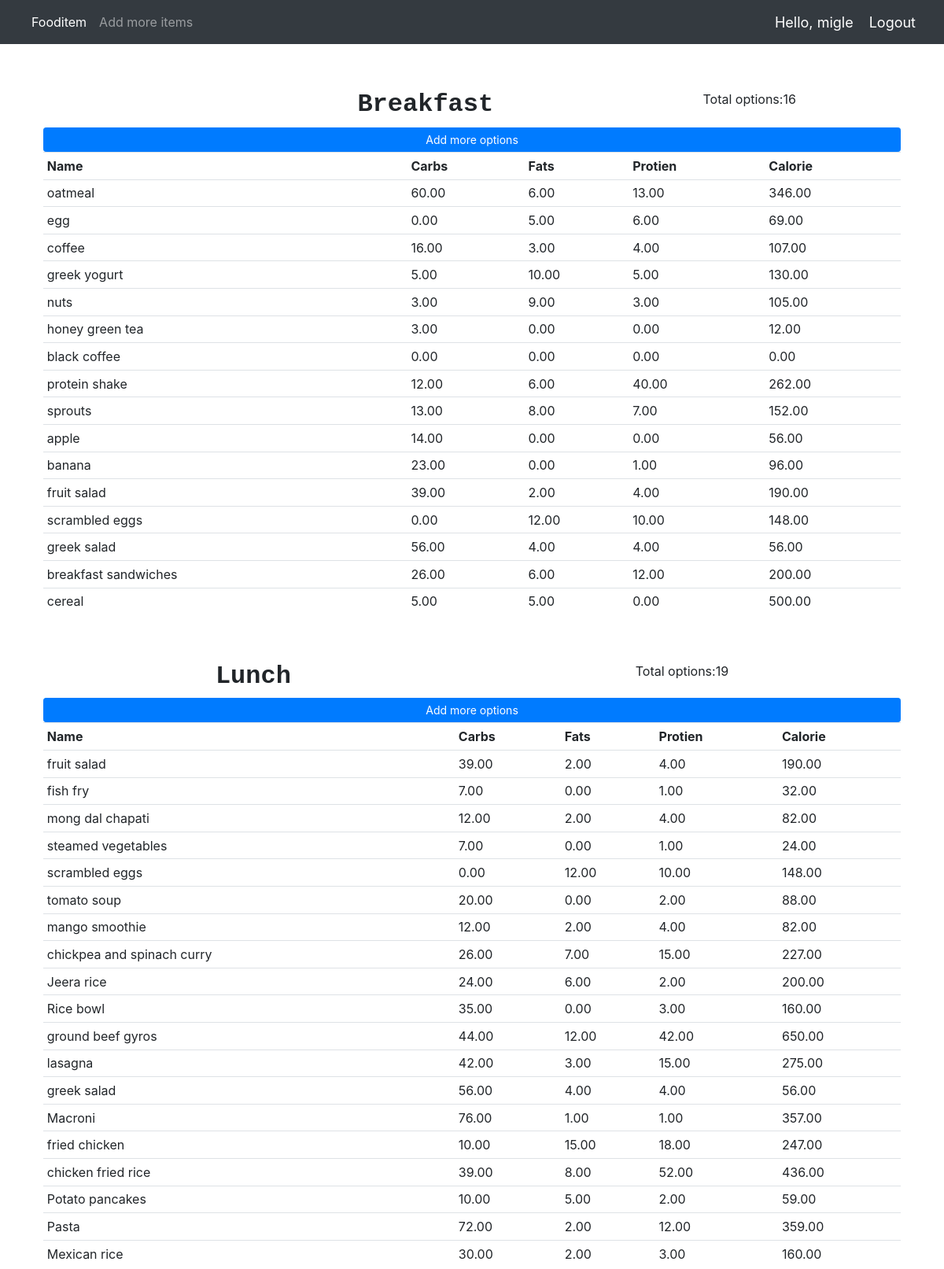
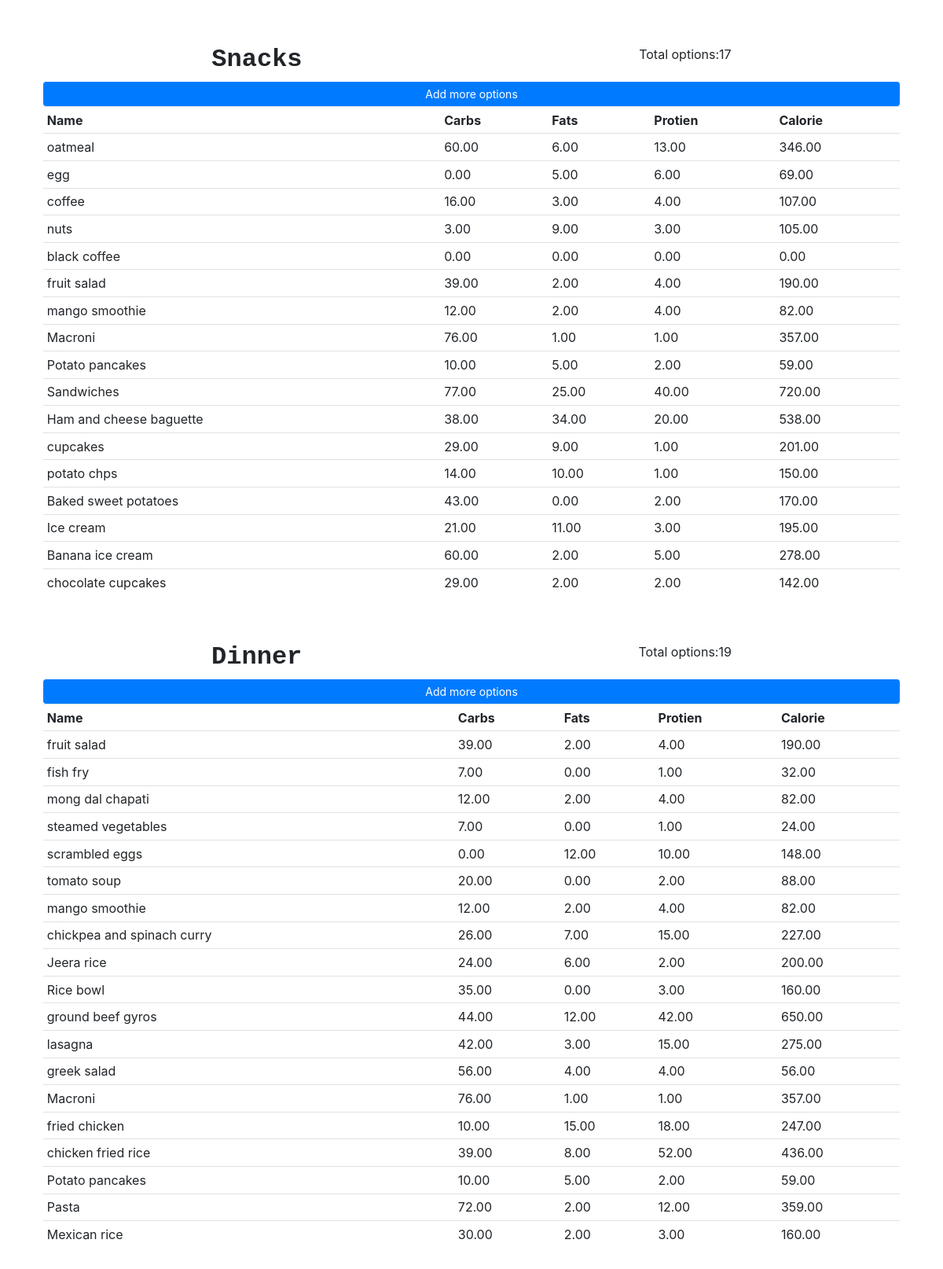
The page /product/ (signed in) on the database its author committed (2 pictures, top to bottom).
### Fityfeed/models.py (models this page shows, shortened)
class Fooditem(models.Model):
    name = models.CharField(max_length=200)
    category = models.ManyToManyField(Category)
    carbohydrate = models.DecimalField(max_digits=5,decimal_places=2,default=0)
    fats = models.DecimalField(max_digits=5,decimal_places=2,default=0)
    protein = models.DecimalField(max_digits=5,decimal_places=2,default=0)
    calorie=models.DecimalField(max_digits=5,decimal_places=2,default=0,blank=True)
    quantity = models.IntegerField(default=1,null=True,blank=True)

### Fityfeed/decorators.py (the view)
        def wrapper_func(request, *args, **kwargs):
            group = None
            if request.user.groups.exists():
                group = request.user.groups.all()[0].name
            print(f"User Group: {group}, Allowed Roles: {allowed_roles}")
            if group in allowed_roles:
                return view_func(request, *args, **kwargs)
            else:
                print(f"User Group: {group}, Allowed Roles: {allowed_roles}")
                return HttpResponse("<h1>You are not allowed to access this page</h1>")

### Fityfeed/views.py (called while the page is built)
@login_required(login_url='login')
@allowed_users(allowed_roles=['admin'])
def fooditem(request):
    breakfast=Category.objects.filter(name='breakfast')[0].fooditem_set.all()
    bcnt=breakfast.count()
    lunch=Category.objects.filter(name='lunch')[0].fooditem_set.all()
    lcnt=lunch.count()
    dinner=Category.objects.filter(name='dinner')[0].fooditem_set.all()
    dcnt=dinner.count()
    snacks=Category.objects.filter(name='snacks')[0].fooditem_set.all()
    scnt=snacks.count()
    context={'breakfast':breakfast,
              'bcnt':bcnt,
              'lcnt':lcnt,
              'scnt':scnt,
              'dcnt':dcnt,
              'lunch':lunch,
              'dinner':dinner,
              'snacks':snacks,
            }
    return render(request,'fooditem.html',context)

### Fityfeed/templates/fooditem.html
{% extends 'main.html' %}
{% load static%}
{% block content %}
    <div class="flex-box-row">
        <br>
        <br>
        <h5 id="heading">Breakfast</h5>
        <h7>Total options:{{bcnt}}</h7>
            <a class="btn btn-primary  btn-sm btn-block" href="{% url 'createfooditem' %}">Add more options</a>
            <table class="table table-sm">
                <tr>
                    <th>Name</th>
                    <th>Carbs</th>
                    <th>Fats</th>
                    <th>Protien</th>
                    <th>Calorie</th>
                </tr>
               {% for items in breakfast %}
                <tr>
                    <td>{{items.name}} </td>
                    <td>{{items.carbohydrate}} </td>
                    <td>{{items.fats}} </td>
                    <td>{{items.protein}} </td>
                    <td>{{items.calorie}} </td>
                    </tr>
                {% endfor %}
            </table>
    </div>
    <br>
    <div class="flex-box-row">
        <h5 id="heading">Lunch</h5>
        <h7>Total options:{{lcnt}}</h7>
            <a class="btn btn-primary  btn-sm btn-block" href="{% url 'createfooditem' %}">Add more options</a>
            <table class="table table-sm">
                <tr>
                    <th>Name</th>
                    <th>Carbs</th>
                    <th>Fats</th>
                    <th>Protien</th>
                    <th>Calorie</th>
                </tr>
               {% for items in lunch %}
                <tr>
                    <td>{{items.name}} </td>
                    <td>{{items.carbohydrate}} </td>
                    <td>{{items.fats}} </td>
                    <td>{{items.protein}} </td>
                    <td>{{items.calorie}} </td>
                    </tr>
                {% endfor %}
            </table>
    </div>
    <br>
    <div class="flex-box-row">
        <h5 id="heading">Snacks</h5>
        <h7>Total options:{{scnt}}</h7>
            <a class="btn btn-primary  btn-sm btn-block" href="{% url 'createfooditem' %}">Add more options</a>
            <table class="table table-sm">
                <tr>
                    <th>Name</th>
                    <th>Carbs</th>
                    <th>Fats</th>
                    <th>Protien</th>
                    <th>Calorie</th>
                </tr>
               {% for items in snacks %}
                <tr>
                    <td>{{items.name}} </td>
                    <td>{{items.carbohydrate}} </td>
                    <td>{{items.fats}} </td>
                    <td>{{items.protein}} </td>
                    <td>{{items.calorie}} </td>
                    </tr>
                {% endfor %}
            </table>
    </div>
    <br>
    <div class="flex-box-row">
        <h5 id="heading">Dinner</h5>
        <h7>Total options:{{dcnt}}</h7>
            <a class="btn btn-primary  btn-sm btn-block" href="{% url 'createfooditem' %}">Add more options</a>
            <table class="table table-sm">
                <tr>
                    <th>Name</th>
                    <th>Carbs</th>
                    <th>Fats</th>
                    <th>Protien</th>
                    <th>Calorie</th>
                </tr>
               {% for items in dinner %}
                <tr>
                    <td>{{items.name}} </td>
                    <td>{{items.carbohydrate}} </td>
                    <td>{{items.fats}} </td>
                    <td>{{items.protein}} </td>
                    <td>{{items.calorie}} </td>
                    </tr>
                {% endfor %}
            </table>
    </div>
    <br>
</div>
{% endblock %}

### Fityfeed/templates/navbar.html (shortened to what this page needs)
{% load static%}
<nav class="navbar navbar-expand-lg navbar-dark bg-dark">
    <div class="collapse navbar-collapse" id="navbarSupportedContent">
    {% if request.user.is_staff %}
      <ul class="navbar-nav mr-auto">
        <li class="nav-item active">
          <a class="nav-link" href="{% url 'fooditem' %}">Fooditem<span class="sr-only">(current)</span></a>
        </li>
        <li class="nav-item">
          <a class="nav-link" href="{% url 'createfooditem' %}">Add more items</a>
        </li>
      </ul>
    {% endif %}
    </div>
    <span class="hello-msg">Hello, {{request.user}}</span>
    <span ><a  class="hello-msg" href="{% url 'logout' %}">Logout</a></span>
  </nav>

### static/css/main.css (style rules this page uses)
.flex-box-row { display:flex; padding : 10px; flex-wrap: wrap; justify-content: space-around; }
#heading { text-shadow: antiquewhite; font-family: 'Courier New', Courier, monospace; font-weight: 550; font-size: xx-large; text-align: left; }

### Fityfeed/templates/navbar.html (style rules this page uses)
.hello-msg { font-size: 18px; color: #fff; margin-right: 20px; }

### rows shown on the page
Fooditem: name "oatmeal", carbohydrate "60.00", fats "6.00", protein "13.00", calorie "346.00"
Fooditem: name "egg", carbohydrate "0.00", fats "5.00", protein "6.00", calorie "69.00"
Fooditem: name "coffee", carbohydrate "16.00", fats "3.00", protein "4.00", calorie "107.00"
Fooditem: name "greek yogurt", carbohydrate "5.00", fats "10.00", protein "5.00", calorie "130.00"
Fooditem: name "nuts", carbohydrate "3.00", fats "9.00", protein "3.00", calorie "105.00"
Fooditem: name "honey green tea", carbohydrate "3.00", fats "0.00", protein "0.00", calorie "12.00"
Fooditem: name "black coffee", carbohydrate "0.00", fats "0.00", protein "0.00", calorie "0.00"
Fooditem: name "protein shake", carbohydrate "12.00", fats "6.00", protein "40.00", calorie "262.00"
Fooditem: name "sprouts", carbohydrate "13.00", fats "8.00", protein "7.00", calorie "152.00"
Fooditem: name "apple", carbohydrate "14.00", fats "0.00", protein "0.00", calorie "56.00"
Fooditem: name "banana", carbohydrate "23.00", fats "0.00", protein "1.00", calorie "96.00"
Fooditem: name "fruit salad", carbohydrate "39.00", fats "2.00", protein "4.00", calorie "190.00"
Fooditem: name "scrambled eggs", carbohydrate "0.00", fats "12.00", protein "10.00", calorie "148.00"
Fooditem: name "greek salad", carbohydrate "56.00", fats "4.00", protein "4.00", calorie "56.00"
Fooditem: name "breakfast sandwiches", carbohydrate "26.00", fats "6.00", protein "12.00", calorie "200.00"
Fooditem: name "cereal", carbohydrate "5.00", fats "5.00", protein "0.00", calorie "500.00"
Fooditem: name "fish fry", carbohydrate "7.00", fats "0.00", protein "1.00", calorie "32.00"
Fooditem: name "mong dal chapati", carbohydrate "12.00", fats "2.00", protein "4.00", calorie "82.00"
Fooditem: name "steamed vegetables", carbohydrate "7.00", fats "0.00", protein "1.00", calorie "24.00"
Fooditem: name "tomato soup", carbohydrate "20.00", fats "0.00", protein "2.00", calorie "88.00"
Fooditem: name "mango smoothie", carbohydrate "12.00", fats "2.00", protein "4.00", calorie "82.00"
Fooditem: name "chickpea and spinach curry", carbohydrate "26.00", fats "7.00", protein "15.00", calorie "227.00"
Fooditem: name "Jeera rice", carbohydrate "24.00", fats "6.00", protein "2.00", calorie "200.00"
Fooditem: name "Rice bowl", carbohydrate "35.00", fats "0.00", protein "3.00", calorie "160.00"
Fooditem: name "ground beef gyros", carbohydrate "44.00", fats "12.00", protein "42.00", calorie "650.00"
Fooditem: name "lasagna", carbohydrate "42.00", fats "3.00", protein "15.00", calorie "275.00"
Fooditem: name "Macroni", carbohydrate "76.00", fats "1.00", protein "1.00", calorie "357.00"
Fooditem: name "fried chicken", carbohydrate "10.00", fats "15.00", protein "18.00", calorie "247.00"
Fooditem: name "chicken fried rice", carbohydrate "39.00", fats "8.00", protein "52.00", calorie "436.00"
Fooditem: name "Potato pancakes", carbohydrate "10.00", fats "5.00", protein "2.00", calorie "59.00"
Fooditem: name "Pasta", carbohydrate "72.00", fats "2.00", protein "12.00", calorie "359.00"
Fooditem: name "Mexican rice", carbohydrate "30.00", fats "2.00", protein "3.00", calorie "160.00"
Fooditem: name "Sandwiches", carbohydrate "77.00", fats "25.00", protein "40.00", calorie "720.00"
Fooditem: name "Ham and cheese baguette", carbohydrate "38.00", fats "34.00", protein "20.00", calorie "538.00"
Fooditem: name "cupcakes", carbohydrate "29.00", fats "9.00", protein "1.00", calorie "201.00"
Fooditem: name "potato chps", carbohydrate "14.00", fats "10.00", protein "1.00", calorie "150.00"
Fooditem: name "Baked sweet potatoes", carbohydrate "43.00", fats "0.00", protein "2.00", calorie "170.00"
Fooditem: name "Ice cream", carbohydrate "21.00", fats "11.00", protein "3.00", calorie "195.00"
Fooditem: name "Banana ice cream", carbohydrate "60.00", fats "2.00", protein "5.00", calorie "278.00"
Fooditem: name "chocolate cupcakes", carbohydrate "29.00", fats "2.00", protein "2.00", calorie "142.00"

### other values the page prints
{{ request.user }} "migle"
{{ bcnt }} "16"
{{ lcnt }} "19"
{{ scnt }} "17"
{{ dcnt }} "19"
